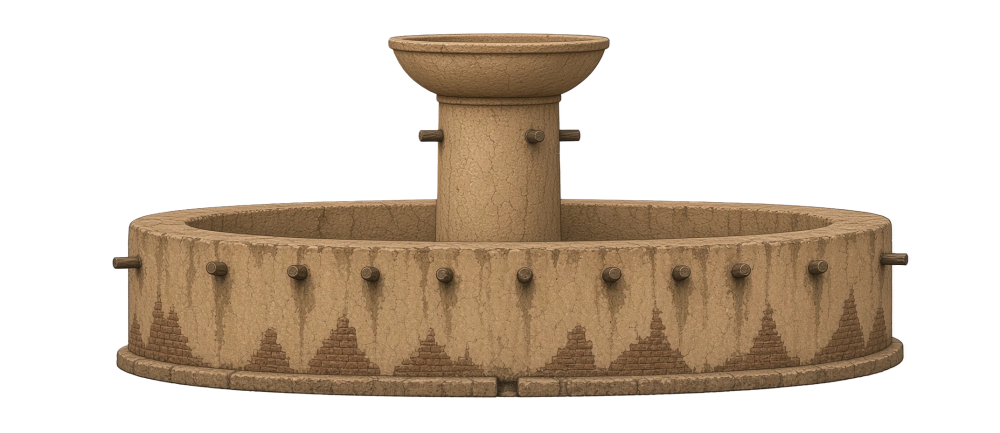
#> input picture design/stad/bron/fontein.webp, 2000 x 866 px (shown at 1/2 size)
$ python fontein_knip.py
#> lines starting #> are read from the running program, lines starting #| are printed output that depends on the picture; after the words box and inside, x2 and y2 are one past the last pixel; in counts of white or black regions, pixels touching at a corner belong together
#!/usr/bin/env python3
"""Maakt de fontein voor het plein uit de Grok-plaat in design/stad/bron/.

Bron: fontein.webp, een droge fontein van leem (bassin, zuil, schaal) op een doorzichtige achtergrond.
Uit:  design/stad/fontein.png, bijgesneden, met de witte randpixels van Grok in de kleur van het leem ernaast.

Het water tekent het spel er zelf in (zie "de fontein" in notities/water.md); de maten waar dat komt
(de binnenkant van het bassin, de zuil, de schaal) staan in STAD.plein.fontein, in pixels van fontein.png.

    python3 tools/fontein_knip.py

Daarna: python3 tools/gen-offline-manifest.py. Vereist Pillow, numpy en scipy.
"""
import os
import numpy as np
from PIL import Image
from scipy import ndimage as nd

ROOT = os.path.dirname(os.path.dirname(os.path.abspath(__file__)))
BRON = os.path.join(ROOT, 'design', 'stad', 'bron', 'fontein.webp')
UIT = os.path.join(ROOT, 'design', 'stad', 'fontein.png')
WIT = 205                         # zo licht (in elk kanaal) is wit dat aan de achtergrond vastzit
RAND = 2                          # zo breed (px) is de strook langs de rand die de kleur van binnen krijgt

bron = np.array(Image.open(BRON).convert('RGBA')).astype(float)
rgb, alpha = bron[..., :3], bron[..., 3]
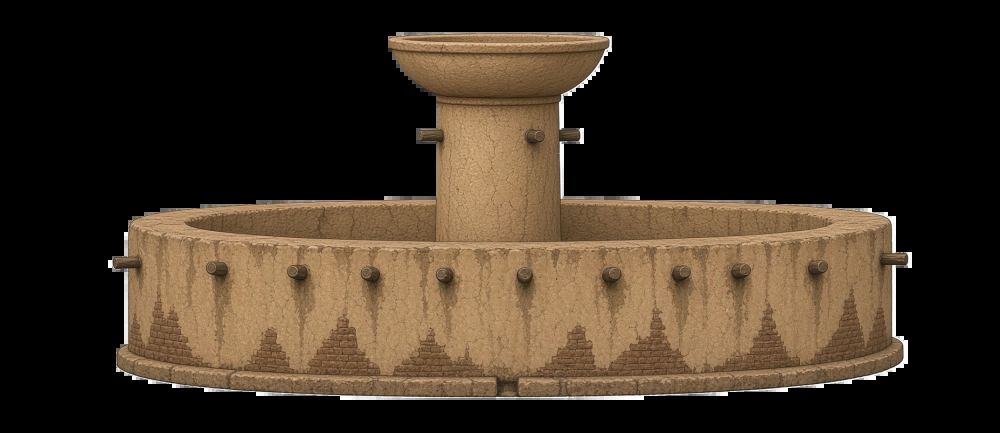
#> rgb: shape (866, 2000, 3) float64 (shown at 1/2 size); mean R, G, B 60.4, 47.8, 34.3
leeg = alpha < 8
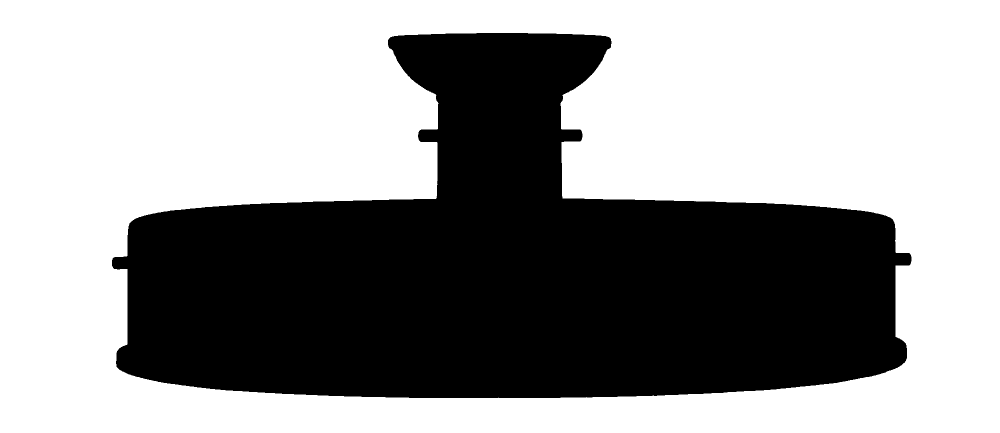
#> leeg: shape (866, 2000) bool (shown at 1/2 size); 60.5% white; 1 black region, box (x1, y1, x2, y2) and area: (224, 66, 1823, 796) 683479
# Grok liet aan de rechterkant een strook wit staan: wit dat aan de lege achtergrond vastzit gaat ook weg
wit = rgb.min(axis=-1) > WIT
#> wit: shape (866, 2000) bool; 0.69% white; 79 white regions (53 under 20 px), largest, box (x1, y1, x2, y2) and area: (1382, 530, 1816, 792) 3304, (1118, 64, 1224, 259) 1595, (656, 791, 1008, 800) 1104
lab, _ = nd.label(wit | leeg)
#> lab: shape (866, 2000) int32; values 0 (black) and 1 (white), 60.8% white; 1 black region, box (x1, y1, x2, y2) and area: (224, 66, 1817, 796) 678263
leeg = leeg | np.isin(lab, np.unique(lab[leeg]))
buurt = nd.binary_dilation(leeg, iterations=RAND)
#> buurt: shape (866, 2000) bool; 61.4% white; 1 black region, box (x1, y1, x2, y2) and area: (226, 68, 1815, 794) 668687
rand = (~leeg) & ((alpha < 255) | buurt)
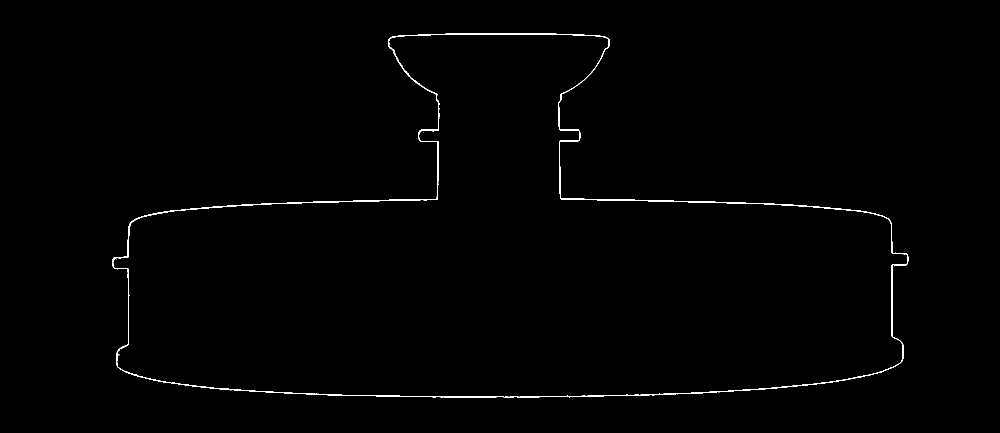
#> rand: shape (866, 2000) bool (shown at 1/2 size); 0.6% white in thin lines or dots, all inside (x1, y1, x2, y2) = (224, 66, 1817, 796)
kern = (~leeg) & ~rand
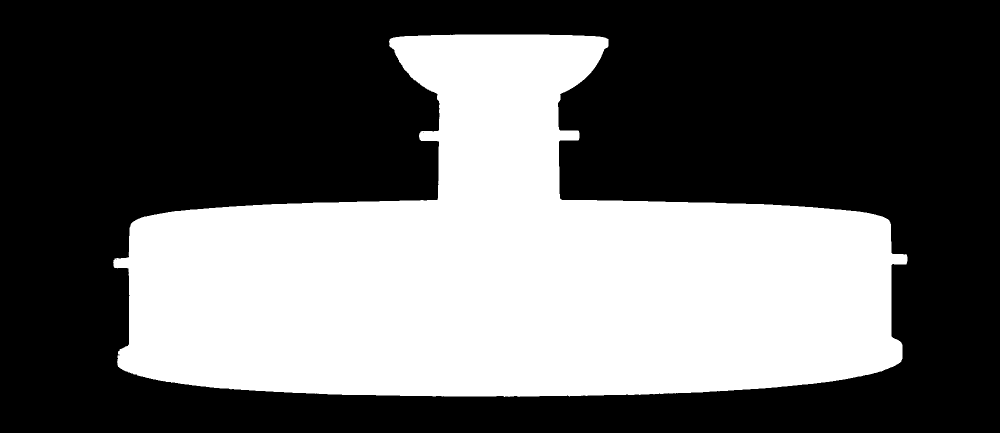
#> kern: shape (866, 2000) bool (shown at 1/2 size); 38.6% white; 1 white region, box (x1, y1, x2, y2) and area: (226, 69, 1815, 794) 667825
_, (iy, ix) = nd.distance_transform_edt(~kern, return_indices=True)
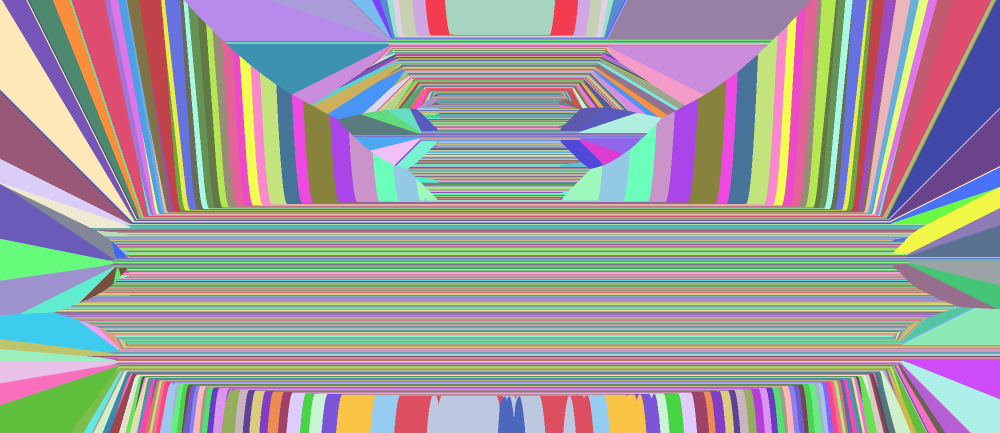
#> iy: shape (866, 2000) int32 (shown at 1/2 size); 725 distinct labels, from 69 to 793; one colour per label, 0 black
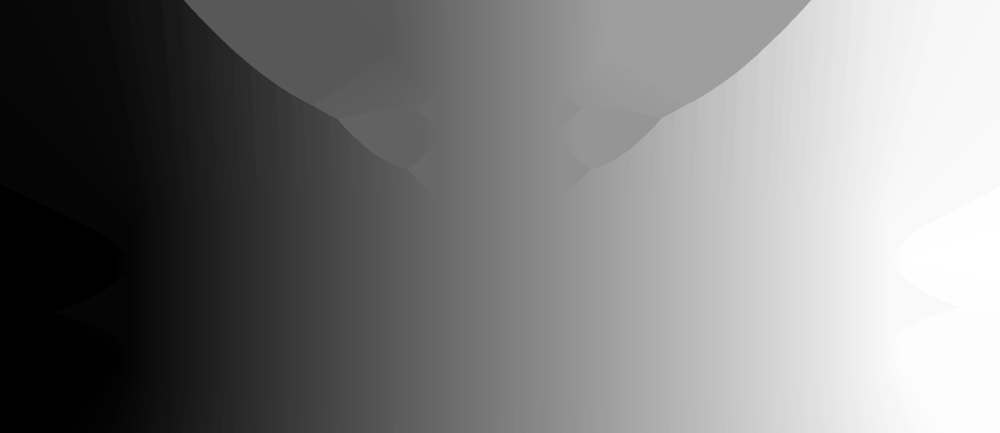
#> ix: shape (866, 2000) int32 (shown at 1/2 size); min 226, max 1814, mean 1004.4; drawn with min black and max white
rgb = np.where(rand[..., None], rgb[iy, ix], rgb)
alpha = np.where(rand & (alpha >= 255), 200, alpha)
alpha[leeg] = 0
img = Image.fromarray(np.dstack([rgb, alpha]).astype(np.uint8), 'RGBA')
box = img.getbbox()
#> box = (224, 66, 1817, 796)
img = img.crop(box)
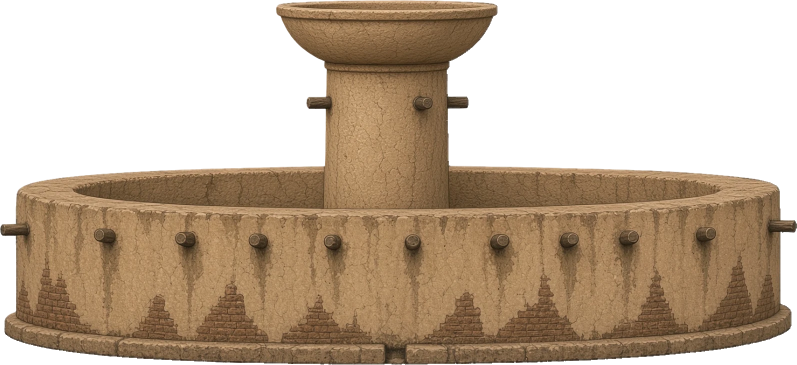
#> img: PIL image 1593x730 RGBA (shown at 1/2 size); mean R, G, B, A 89.3, 70.6, 50.4, 148; transparent parts drawn white
img.save(UIT, optimize=True)
print('fontein.png', img.size, 'bijgesneden op', box)
#| fontein.png (1593, 730) bijgesneden op (224, 66, 1817, 796)

$ run again, with design/stad/bron/gevel_breed_start.png saved as design/stad/bron/fontein.webp
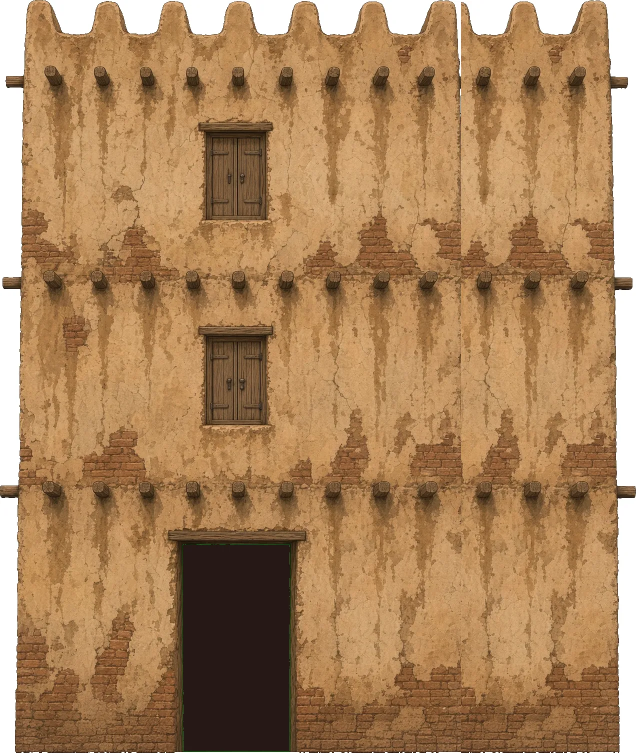
#> input picture design/stad/bron/gevel_breed_start.png, 1272 x 1505 px (shown at 1/2 size)
#> alpha: shape (1505, 1272) float64; every value is 255
#> leeg: shape (1505, 1272) bool; every value is 0
#> `wit = rgb.min(axis=-1) > WIT`:
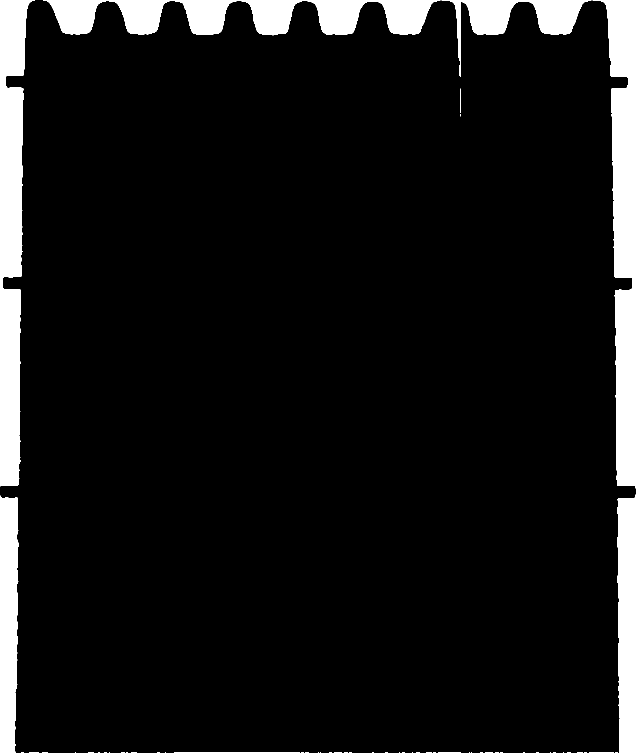
#> wit: shape (1505, 1272) bool (shown at 1/2 size); 8.5% white; 59 white regions (49 under 20 px), largest, box (x1, y1, x2, y2) and area: (1185, 0, 1272, 977) 42130, (0, 0, 70, 973) 40624, (86, 0, 881, 71) 32366
#> lab: shape (1505, 1272) int32; 60 distinct labels, from 0 to 59
#> kern: shape (1505, 1272) bool; every value is 1
#> iy: shape (1505, 1272) int32; 1505 distinct labels, from 0 to 1504
#> `_, (iy, ix) = nd.distance_transform_edt(~kern, return_indices=True)`:
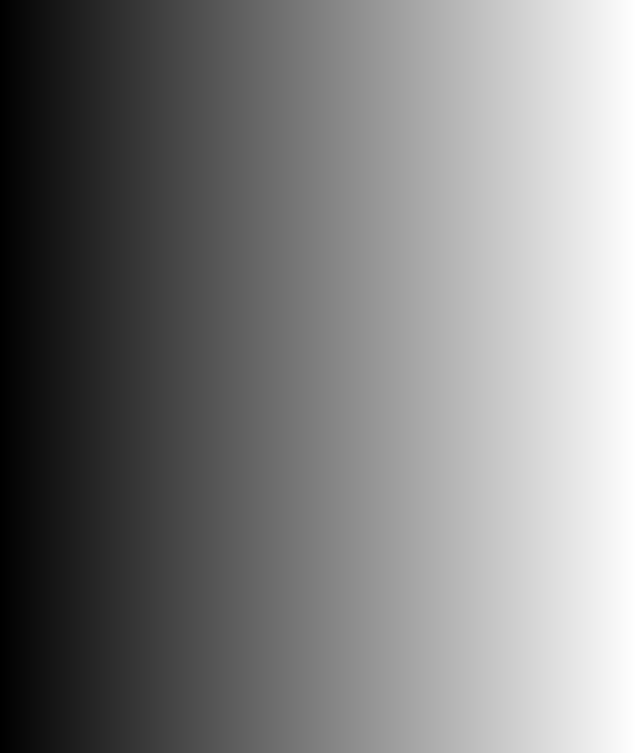
#> ix: shape (1505, 1272) int32 (shown at 1/2 size); min 0, max 1271, mean 635.5; drawn with min black and max white
#> box = (0, 0, 1272, 1505)
#| fontein.png (1272, 1505) bijgesneden op (0, 0, 1272, 1505)
